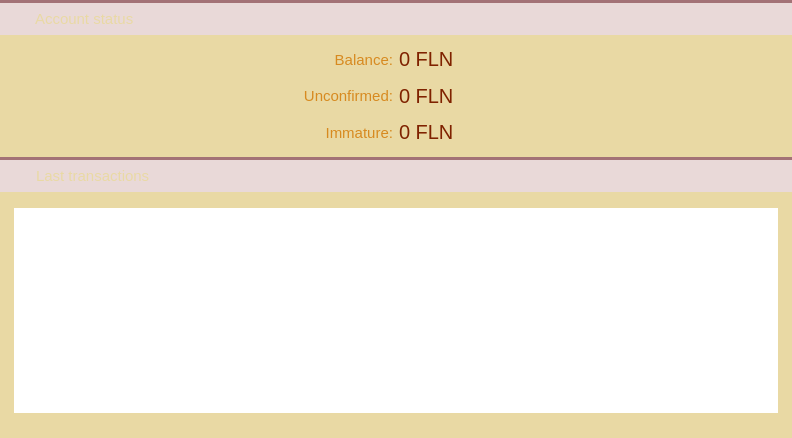
<?xml version="1.0" encoding="UTF-8"?>
<ui version="4.0">
 <class>OverviewPage</class>
 <widget class="QWidget" name="OverviewPage">
  <property name="geometry">
   <rect>
    <x>0</x>
    <y>0</y>
    <width>792</width>
    <height>438</height>
   </rect>
  </property>
  <property name="palette">
   <palette>
    <active>
     <colorrole role="Button">
      <brush brushstyle="SolidPattern">
       <color alpha="255">
        <red>233</red>
        <green>217</green>
        <blue>216</blue>
       </color>
      </brush>
     </colorrole>
     <colorrole role="Base">
      <brush brushstyle="SolidPattern">
       <color alpha="255">
        <red>233</red>
        <green>217</green>
        <blue>216</blue>
       </color>
      </brush>
     </colorrole>
     <colorrole role="Window">
      <brush brushstyle="SolidPattern">
       <color alpha="255">
        <red>233</red>
        <green>217</green>
        <blue>216</blue>
       </color>
      </brush>
     </colorrole>
     <colorrole role="Highlight">
      <brush brushstyle="SolidPattern">
       <color alpha="255">
        <red>235</red>
        <green>235</green>
        <blue>235</blue>
       </color>
      </brush>
     </colorrole>
     <colorrole role="HighlightedText">
      <brush brushstyle="SolidPattern">
       <color alpha="255">
        <red>171</red>
        <green>127</green>
        <blue>130</blue>
       </color>
      </brush>
     </colorrole>
    </active>
    <inactive>
     <colorrole role="Button">
      <brush brushstyle="SolidPattern">
       <color alpha="255">
        <red>233</red>
        <green>217</green>
        <blue>216</blue>
       </color>
      </brush>
     </colorrole>
     <colorrole role="Base">
      <brush brushstyle="SolidPattern">
       <color alpha="255">
        <red>233</red>
        <green>217</green>
        <blue>216</blue>
       </color>
      </brush>
     </colorrole>
     <colorrole role="Window">
      <brush brushstyle="SolidPattern">
       <color alpha="255">
        <red>233</red>
        <green>217</green>
        <blue>216</blue>
       </color>
      </brush>
     </colorrole>
     <colorrole role="Highlight">
      <brush brushstyle="SolidPattern">
       <color alpha="255">
        <red>235</red>
        <green>235</green>
        <blue>235</blue>
       </color>
      </brush>
     </colorrole>
     <colorrole role="HighlightedText">
      <brush brushstyle="SolidPattern">
       <color alpha="255">
        <red>171</red>
        <green>127</green>
        <blue>130</blue>
       </color>
      </brush>
     </colorrole>
    </inactive>
    <disabled>
     <colorrole role="Button">
      <brush brushstyle="SolidPattern">
       <color alpha="255">
        <red>233</red>
        <green>217</green>
        <blue>216</blue>
       </color>
      </brush>
     </colorrole>
     <colorrole role="Base">
      <brush brushstyle="SolidPattern">
       <color alpha="255">
        <red>233</red>
        <green>217</green>
        <blue>216</blue>
       </color>
      </brush>
     </colorrole>
     <colorrole role="Window">
      <brush brushstyle="SolidPattern">
       <color alpha="255">
        <red>233</red>
        <green>217</green>
        <blue>216</blue>
       </color>
      </brush>
     </colorrole>
     <colorrole role="Highlight">
      <brush brushstyle="SolidPattern">
       <color alpha="255">
        <red>240</red>
        <green>240</green>
        <blue>240</blue>
       </color>
      </brush>
     </colorrole>
     <colorrole role="HighlightedText">
      <brush brushstyle="SolidPattern">
       <color alpha="255">
        <red>171</red>
        <green>127</green>
        <blue>130</blue>
       </color>
      </brush>
     </colorrole>
    </disabled>
   </palette>
  </property>
  <property name="windowTitle">
   <string>Form</string>
  </property>
  <layout class="QVBoxLayout" name="verticalLayout">
   <property name="spacing">
    <number>0</number>
   </property>
   <property name="margin">
    <number>0</number>
   </property>
   <item>
    <widget class="QWidget" name="wStatus" native="true">
     <property name="minimumSize">
      <size>
       <width>0</width>
       <height>157</height>
      </size>
     </property>
     <property name="maximumSize">
      <size>
       <width>16777215</width>
       <height>157</height>
      </size>
     </property>
     <layout class="QVBoxLayout" name="verticalLayout_4">
      <property name="spacing">
       <number>0</number>
      </property>
      <property name="margin">
       <number>0</number>
      </property>
      <item>
       <widget class="Line" name="line">
        <property name="styleSheet">
         <string notr="true">background-color: #A37276;</string>
        </property>
        <property name="frameShadow">
         <enum>QFrame::Raised</enum>
        </property>
        <property name="lineWidth">
         <number>0</number>
        </property>
        <property name="orientation">
         <enum>Qt::Horizontal</enum>
        </property>
       </widget>
      </item>
      <item>
       <widget class="QWidget" name="wStateHeader" native="true">
        <property name="minimumSize">
         <size>
          <width>0</width>
          <height>32</height>
         </size>
        </property>
        <property name="maximumSize">
         <size>
          <width>16777215</width>
          <height>32</height>
         </size>
        </property>
        <property name="sizeIncrement">
         <size>
          <width>0</width>
          <height>0</height>
         </size>
        </property>
        <property name="is_header" stdset="0">
         <bool>true</bool>
        </property>
        <layout class="QHBoxLayout" name="horizontalLayout_5">
         <property name="margin">
          <number>0</number>
         </property>
         <item>
          <spacer name="horizontalSpacer_6">
           <property name="orientation">
            <enum>Qt::Horizontal</enum>
           </property>
           <property name="sizeType">
            <enum>QSizePolicy::Fixed</enum>
           </property>
           <property name="sizeHint" stdset="0">
            <size>
             <width>5</width>
             <height>20</height>
            </size>
           </property>
          </spacer>
         </item>
         <item>
          <widget class="QLabel" name="label_4">
           <property name="minimumSize">
            <size>
             <width>24</width>
             <height>24</height>
            </size>
           </property>
           <property name="maximumSize">
            <size>
             <width>24</width>
             <height>24</height>
            </size>
           </property>
           <property name="text">
            <string/>
           </property>
           <property name="pixmap">
            <pixmap resource="../res.qrc">:/res/state.png</pixmap>
           </property>
           <property name="alignment">
            <set>Qt::AlignCenter</set>
           </property>
          </widget>
         </item>
         <item>
          <widget class="QLabel" name="label_5">
           <property name="font">
            <font>
             <pointsize>11</pointsize>
             <stylestrategy>PreferAntialias</stylestrategy>
            </font>
           </property>
           <property name="styleSheet">
            <string notr="true">QLabel {
	color: #e9d9a4;
}</string>
           </property>
           <property name="text">
            <string>Account status</string>
           </property>
          </widget>
         </item>
        </layout>
       </widget>
      </item>
      <item>
       <widget class="QWidget" name="wState" native="true">
        <property name="sizePolicy">
         <sizepolicy hsizetype="Preferred" vsizetype="Preferred">
          <horstretch>0</horstretch>
          <verstretch>0</verstretch>
         </sizepolicy>
        </property>
        <property name="styleSheet">
         <string notr="true">#wState {
	background-color: #e9d9a4;
}</string>
        </property>
        <layout class="QGridLayout" name="gridLayout">
         <item row="2" column="2">
          <layout class="QHBoxLayout" name="horizontalLayout_3">
           <item>
            <widget class="QLabel" name="labelImmature">
             <property name="font">
              <font>
               <pointsize>15</pointsize>
               <stylestrategy>PreferAntialias</stylestrategy>
              </font>
             </property>
             <property name="styleSheet">
              <string notr="true">color: #7f2200;</string>
             </property>
             <property name="text">
              <string>0 FLN</string>
             </property>
             <property name="textInteractionFlags">
              <set>Qt::TextSelectableByMouse</set>
             </property>
            </widget>
           </item>
           <item>
            <widget class="QLabel" name="label_3">
             <property name="text">
              <string/>
             </property>
             <property name="pixmap">
              <pixmap resource="../res.qrc">:/res/logo_small.png</pixmap>
             </property>
            </widget>
           </item>
           <item>
            <spacer name="horizontalSpacer_4">
             <property name="orientation">
              <enum>Qt::Horizontal</enum>
             </property>
             <property name="sizeHint" stdset="0">
              <size>
               <width>40</width>
               <height>20</height>
              </size>
             </property>
            </spacer>
           </item>
          </layout>
         </item>
         <item row="1" column="2">
          <layout class="QHBoxLayout" name="horizontalLayout_2">
           <item>
            <widget class="QLabel" name="labelUnconfirmed">
             <property name="font">
              <font>
               <pointsize>15</pointsize>
               <stylestrategy>PreferAntialias</stylestrategy>
              </font>
             </property>
             <property name="styleSheet">
              <string notr="true">color: #7f2200;</string>
             </property>
             <property name="text">
              <string>0 FLN</string>
             </property>
             <property name="textInteractionFlags">
              <set>Qt::TextSelectableByMouse</set>
             </property>
            </widget>
           </item>
           <item>
            <widget class="QLabel" name="label_2">
             <property name="text">
              <string/>
             </property>
             <property name="pixmap">
              <pixmap resource="../res.qrc">:/res/logo_small.png</pixmap>
             </property>
            </widget>
           </item>
           <item>
            <spacer name="horizontalSpacer_3">
             <property name="orientation">
              <enum>Qt::Horizontal</enum>
             </property>
             <property name="sizeHint" stdset="0">
              <size>
               <width>40</width>
               <height>20</height>
              </size>
             </property>
            </spacer>
           </item>
          </layout>
         </item>
         <item row="0" column="2">
          <layout class="QHBoxLayout" name="horizontalLayout">
           <item>
            <widget class="QLabel" name="labelBalance">
             <property name="font">
              <font>
               <pointsize>15</pointsize>
               <stylestrategy>PreferAntialias</stylestrategy>
              </font>
             </property>
             <property name="styleSheet">
              <string notr="true">color: #7f2200;</string>
             </property>
             <property name="text">
              <string>0 FLN</string>
             </property>
             <property name="textInteractionFlags">
              <set>Qt::TextSelectableByMouse</set>
             </property>
            </widget>
           </item>
           <item>
            <widget class="QLabel" name="label">
             <property name="text">
              <string/>
             </property>
             <property name="pixmap">
              <pixmap resource="../res.qrc">:/res/logo_small.png</pixmap>
             </property>
            </widget>
           </item>
           <item>
            <spacer name="horizontalSpacer">
             <property name="orientation">
              <enum>Qt::Horizontal</enum>
             </property>
             <property name="sizeHint" stdset="0">
              <size>
               <width>40</width>
               <height>20</height>
              </size>
             </property>
            </spacer>
           </item>
          </layout>
         </item>
         <item row="0" column="1">
          <layout class="QHBoxLayout" name="horizontalLayout_4">
           <item>
            <spacer name="horizontalSpacer_2">
             <property name="orientation">
              <enum>Qt::Horizontal</enum>
             </property>
             <property name="sizeHint" stdset="0">
              <size>
               <width>40</width>
               <height>20</height>
              </size>
             </property>
            </spacer>
           </item>
           <item>
            <widget class="QLabel" name="label_6">
             <property name="font">
              <font>
               <pointsize>11</pointsize>
               <stylestrategy>PreferAntialias</stylestrategy>
              </font>
             </property>
             <property name="styleSheet">
              <string notr="true">QLabel {
	margin-right: 0px;
	margin-top: 0px;
	margin-bottom: 0px;
	color: #d78a20;
}</string>
             </property>
             <property name="text">
              <string>Balance:</string>
             </property>
             <property name="alignment">
              <set>Qt::AlignRight|Qt::AlignTrailing|Qt::AlignVCenter</set>
             </property>
             <property name="margin">
              <number>0</number>
             </property>
             <property name="textInteractionFlags">
              <set>Qt::NoTextInteraction</set>
             </property>
            </widget>
           </item>
          </layout>
         </item>
         <item row="1" column="1">
          <layout class="QHBoxLayout" name="horizontalLayout_9">
           <item>
            <spacer name="horizontalSpacer_5">
             <property name="orientation">
              <enum>Qt::Horizontal</enum>
             </property>
             <property name="sizeHint" stdset="0">
              <size>
               <width>40</width>
               <height>20</height>
              </size>
             </property>
            </spacer>
           </item>
           <item>
            <widget class="QLabel" name="label_7">
             <property name="font">
              <font>
               <pointsize>11</pointsize>
               <stylestrategy>PreferAntialias</stylestrategy>
              </font>
             </property>
             <property name="styleSheet">
              <string notr="true">QLabel {
	margin-right: 0px;
	margin-top: 0px;
	margin-bottom: 0px;
	color: #d78a20;
}</string>
             </property>
             <property name="text">
              <string>Unconfirmed:</string>
             </property>
             <property name="alignment">
              <set>Qt::AlignRight|Qt::AlignTrailing|Qt::AlignVCenter</set>
             </property>
             <property name="margin">
              <number>0</number>
             </property>
             <property name="textInteractionFlags">
              <set>Qt::NoTextInteraction</set>
             </property>
            </widget>
           </item>
          </layout>
         </item>
         <item row="2" column="1">
          <layout class="QHBoxLayout" name="horizontalLayout_10">
           <item>
            <spacer name="horizontalSpacer_7">
             <property name="orientation">
              <enum>Qt::Horizontal</enum>
             </property>
             <property name="sizeHint" stdset="0">
              <size>
               <width>40</width>
               <height>20</height>
              </size>
             </property>
            </spacer>
           </item>
           <item>
            <widget class="QLabel" name="label_8">
             <property name="font">
              <font>
               <pointsize>11</pointsize>
               <stylestrategy>PreferAntialias</stylestrategy>
              </font>
             </property>
             <property name="styleSheet">
              <string notr="true">QLabel {
	margin-right: 0px;
	margin-top: 0px;
	margin-bottom: 0px;
	color: #d78a20;
}</string>
             </property>
             <property name="text">
              <string>Immature:</string>
             </property>
             <property name="alignment">
              <set>Qt::AlignRight|Qt::AlignTrailing|Qt::AlignVCenter</set>
             </property>
             <property name="margin">
              <number>0</number>
             </property>
             <property name="textInteractionFlags">
              <set>Qt::NoTextInteraction</set>
             </property>
            </widget>
           </item>
          </layout>
         </item>
        </layout>
       </widget>
      </item>
     </layout>
    </widget>
   </item>
   <item>
    <widget class="QWidget" name="wLastTransactions" native="true">
     <property name="minimumSize">
      <size>
       <width>0</width>
       <height>257</height>
      </size>
     </property>
     <layout class="QVBoxLayout" name="verticalLayout_5">
      <property name="spacing">
       <number>0</number>
      </property>
      <property name="margin">
       <number>0</number>
      </property>
      <item>
       <widget class="Line" name="line_2">
        <property name="styleSheet">
         <string notr="true">background-color: #A37276;</string>
        </property>
        <property name="lineWidth">
         <number>0</number>
        </property>
        <property name="orientation">
         <enum>Qt::Horizontal</enum>
        </property>
       </widget>
      </item>
      <item>
       <widget class="QWidget" name="wLastTransactionsHeader" native="true">
        <property name="minimumSize">
         <size>
          <width>0</width>
          <height>32</height>
         </size>
        </property>
        <property name="maximumSize">
         <size>
          <width>16777215</width>
          <height>32</height>
         </size>
        </property>
        <property name="is_header" stdset="0">
         <bool>true</bool>
        </property>
        <layout class="QHBoxLayout" name="horizontalLayout_7">
         <property name="margin">
          <number>0</number>
         </property>
         <item>
          <spacer name="horizontalSpacer_9">
           <property name="orientation">
            <enum>Qt::Horizontal</enum>
           </property>
           <property name="sizeType">
            <enum>QSizePolicy::Fixed</enum>
           </property>
           <property name="sizeHint" stdset="0">
            <size>
             <width>5</width>
             <height>20</height>
            </size>
           </property>
          </spacer>
         </item>
         <item>
          <widget class="QLabel" name="label_18">
           <property name="sizePolicy">
            <sizepolicy hsizetype="Fixed" vsizetype="Fixed">
             <horstretch>0</horstretch>
             <verstretch>0</verstretch>
            </sizepolicy>
           </property>
           <property name="minimumSize">
            <size>
             <width>25</width>
             <height>25</height>
            </size>
           </property>
           <property name="maximumSize">
            <size>
             <width>25</width>
             <height>25</height>
            </size>
           </property>
           <property name="text">
            <string notr="true"/>
           </property>
           <property name="pixmap">
            <pixmap resource="../res.qrc">:/res/last_transactions.png</pixmap>
           </property>
          </widget>
         </item>
         <item>
          <widget class="QLabel" name="label_19">
           <property name="font">
            <font>
             <pointsize>11</pointsize>
             <stylestrategy>PreferAntialias</stylestrategy>
            </font>
           </property>
           <property name="styleSheet">
            <string notr="true">QLabel {
	color: #e9d9a4;
}</string>
           </property>
           <property name="text">
            <string>Last transactions</string>
           </property>
          </widget>
         </item>
        </layout>
       </widget>
      </item>
      <item>
       <widget class="QWidget" name="wLastTransactionsContainer" native="true">
        <property name="styleSheet">
         <string notr="true">#wLastTransactionsContainer {
	background-color: #e9d9a4;
}</string>
        </property>
        <layout class="QHBoxLayout" name="horizontalLayout_8">
         <property name="leftMargin">
          <number>14</number>
         </property>
         <property name="topMargin">
          <number>16</number>
         </property>
         <property name="rightMargin">
          <number>14</number>
         </property>
         <property name="bottomMargin">
          <number>25</number>
         </property>
         <item>
          <widget class="QTableView" name="tableLastTransactionView">
           <property name="styleSheet">
            <string notr="true"> QScrollBar:vertical {
     border: 0px solid grey;
     background: white;
     width: 9px;
     margin: 15px 0px 0 0px;
 }
 QScrollBar::handle:vertical {
     background: #fdeeb8;
     min-width: 20px;
 }
QScrollBar::sub-line:vertical {
	height: 0px;
    width: 0px;
}

QHeaderView {
	background-color: #e9d9a4;
	font-size: 10;
	text-align:left;
}
QHeaderView::section {
    background-color: #e9d9a4;
    color: #d78a20;
    padding-left: 5px;
    border: 0px solid #6c6c6c;
	text-align:left;
}

/* style the sort indicator */
QHeaderView::down-arrow {
    image: url(down_arrow.png);
}

QHeaderView::up-arrow {
    image: url(up_arrow.png);
}

QTableView {
	selection-background-color: #ebebeb;
	selection-color: rgb(171, 127, 130);
}</string>
           </property>
           <property name="frameShape">
            <enum>QFrame::NoFrame</enum>
           </property>
           <property name="horizontalScrollBarPolicy">
            <enum>Qt::ScrollBarAlwaysOff</enum>
           </property>
           <property name="editTriggers">
            <set>QAbstractItemView::NoEditTriggers</set>
           </property>
           <property name="selectionMode">
            <enum>QAbstractItemView::SingleSelection</enum>
           </property>
           <property name="selectionBehavior">
            <enum>QAbstractItemView::SelectRows</enum>
           </property>
           <property name="showGrid">
            <bool>false</bool>
           </property>
           <attribute name="verticalHeaderVisible">
            <bool>false</bool>
           </attribute>
           <attribute name="verticalHeaderDefaultSectionSize">
            <number>20</number>
           </attribute>
           <attribute name="verticalHeaderMinimumSectionSize">
            <number>20</number>
           </attribute>
          </widget>
         </item>
        </layout>
       </widget>
      </item>
     </layout>
    </widget>
   </item>
  </layout>
 </widget>
 <resources>
  <include location="../res.qrc"/>
 </resources>
 <connections/>
</ui>
